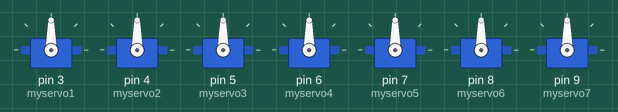
Bench run of a sketch on a simulated Arduino Uno, built with avr-gcc and run on an emulated ATmega328P. Shown: 7 × servo.

Above: at 0.05 s.
At 5.5 s:
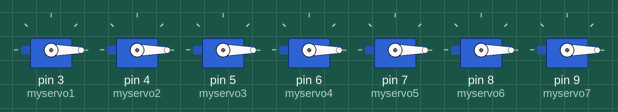
Timing chart, 0 to 7.2 s (numbered marks = the images above):
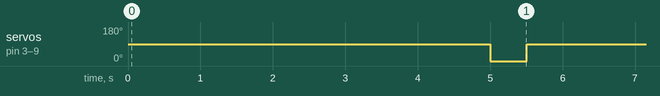

The sketch:

sketch_aug14a.ino
```cpp
#include <Servo.h>

Servo myservo1;
Servo myservo2;
Servo myservo3;
Servo myservo4;
Servo myservo5;
Servo myservo6;
Servo myservo7;


int pos1 = 0;
int pos2 = 90;


void setup() {
  myservo1.attach(3);
  myservo2.attach(4);
  myservo3.attach(5);
  myservo4.attach(6);
  myservo5.attach(7);
  myservo6.attach(8);
  myservo7.attach(9);
}


void loop() {
eight();
delay(5000);
no();
delay(500);


}

void one()
{myservo1.write(pos2);
myservo2.write(pos2);}
void two()
{myservo6.write(pos2);
myservo1.write(pos2);
  myservo7.write(pos2);
  myservo4.write(pos2);
myservo3.write(pos2);}
void three()
{myservo6.write(pos2);
myservo1.write(pos2);
  myservo7.write(pos2);
  myservo2.write(pos2);
myservo3.write(pos2);}
void four()
{myservo5.write(pos2);
myservo1.write(pos2);
  myservo7.write(pos2);
  myservo2.write(pos2);
}
void five()
{myservo6.write(pos2);
myservo5.write(pos2);
  myservo7.write(pos2);
  myservo2.write(pos2);
myservo3.write(pos2);}
void six()
{myservo6.write(pos2);
myservo5.write(pos2);
  myservo2.write(pos2);
  myservo4.write(pos2);
myservo3.write(pos2);
myservo7.write(pos2);}
void seven()
{myservo6.write(pos2);
myservo1.write(pos2);
  myservo2.write(pos2);
}
void eight()
{myservo5.write(pos2);
myservo1.write(pos2);
  myservo7.write(pos2);
  myservo2.write(pos2);
  myservo3.write(pos2);
  myservo4.write(pos2);
  myservo6.write(pos2);
}
void nine()
{myservo5.write(pos2);
myservo1.write(pos2);
  myservo7.write(pos2);
  myservo2.write(pos2);
  myservo6.write(pos2);
  myservo3.write(pos2);
}
void zero()
{myservo5.write(pos2);
myservo1.write(pos2);
  myservo2.write(pos2);
  myservo3.write(pos2);
  myservo4.write(pos2);
  myservo6.write(pos2);
}
void no()
{myservo5.write(pos1);
myservo1.write(pos1);
  myservo7.write(pos1);
  myservo2.write(pos1);
  myservo3.write(pos1);
  myservo4.write(pos1);
  myservo6.write(pos1);}
```

Measured:
- by itself, servo on pin 3 (myservo1), servo on pin 4 (myservo2), servo on pin 5 (myservo3), servo on pin 6 (myservo4), servo on pin 7 (myservo5), servo on pin 8 (myservo6), servo on pin 9 (myservo7): alternates 90° for 5.0 s and 0° for 0.50 s
